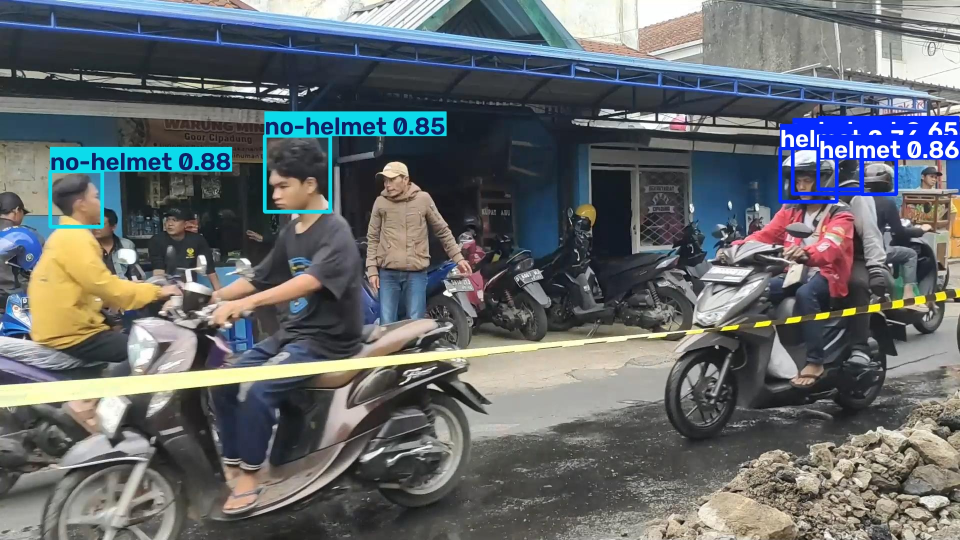
#> input picture inference/M5/hasil-deteksi.jpg, 1920 x 1080 px (shown at 1/2 size); its folder holds only this picture in this run
$ python -i create_m4_compound_dataset.py   (imports and definitions only)
#> lines starting #> are read from the running program, lines starting #| are printed output that depends on the picture
#!/usr/bin/env python3
"""Create the M4 compound-augmentation dataset from the source splits."""

from __future__ import annotations

import hashlib
import json
import math
import random
import shutil
from collections import Counter
from pathlib import Path
from typing import Any

import yaml
from PIL import Image, ImageEnhance, ImageOps, UnidentifiedImageError


ROOT = Path(__file__).resolve().parent.parent
SOURCE_ROOT = ROOT / "dataset" / "helmet_research"
OUTPUT_ROOT = ROOT / "dataset" / "experiments" / "M4_compound"
STAGING_ROOT = OUTPUT_ROOT.with_name(f".{OUTPUT_ROOT.name}.staging")
SEED = 42
ROTATION_DEGREES = 15.0
BRIGHTNESS_FACTOR = 0.8
CONTRAST_FACTOR = 1.2
EPSILON = 1e-5
EXPECTED_COUNTS = {"train": 635, "val": 181, "test": 92}
IMAGE_EXTENSIONS = {".bmp", ".jpeg", ".jpg", ".png", ".tif", ".tiff", ".webp"}
CLASS_NAMES = {0: "helmet", 1: "no-helmet"}


# [197 lines left out: functions sha256_file, image_files, validate_bbox, read_label_rows, transform_box, image_for_rotation and 1 more, not called in this run]


def write_transformed_train(
    source_images: list[Path],
    destination: Path,
) -> tuple[dict[str, float], int]:
    image_dir = destination / "train" / "images"
    label_dir = destination / "train" / "labels"
    rng = random.Random(SEED)
    angles: dict[str, float] = {}
    dropped_objects = 0

    for source_image in source_images:
        angle = rng.uniform(-ROTATION_DEGREES, ROTATION_DEGREES)
        angles[source_image.name] = angle
        source_label = SOURCE_ROOT / "train" / "labels" / f"{source_image.stem}.txt"
        source_rows = read_label_rows(source_label)
        target_image = image_dir / source_image.name
        with Image.open(source_image) as original:
            width, height = original.size
            mirrored = ImageOps.mirror(original)
            rotatable, fill = image_for_rotation(mirrored)
            rotated = rotatable.rotate(
                angle,
                resample=Image.Resampling.BICUBIC,
                expand=False,
                fillcolor=fill,
            )
            brightened = ImageEnhance.Brightness(rotated).enhance(
                BRIGHTNESS_FACTOR
            )
            adjusted = ImageEnhance.Contrast(brightened).enhance(CONTRAST_FACTOR)
            if target_image.suffix.lower() in {".jpg", ".jpeg"} and adjusted.mode not in {
                "RGB",
                "L",
            }:
                adjusted = adjusted.convert("RGB")
            adjusted.save(
                target_image,
                format=original.format or target_image.suffix.lstrip(".").upper(),
            )

        transformed_rows = [
            row
            for fields in source_rows
            if (
                row := transform_box(
                    fields,
                    width,
                    height,
                    angle,
                    f"{source_label}:{source_image.name}",
                )
            )
            is not None
        ]
        if not transformed_rows:
            raise ValueError(
                f"All objects were cropped from transformed image {source_image.name}"
            )
        dropped_objects += len(source_rows) - len(transformed_rows)
        (label_dir / source_label.name).write_text(
            "".join(" ".join(row) + "\n" for row in transformed_rows),
            encoding="utf-8",
            newline="\n",
        )
    return angles, dropped_objects


# [148 lines left out: functions copy_unchanged_split, split_metadata, create_dataset, not called in this run]


# [2 lines not run here, left out]

>>> import cv2
>>> picture = cv2.imread('../inference/M5/hasil-deteksi.jpg', cv2.IMREAD_GRAYSCALE)
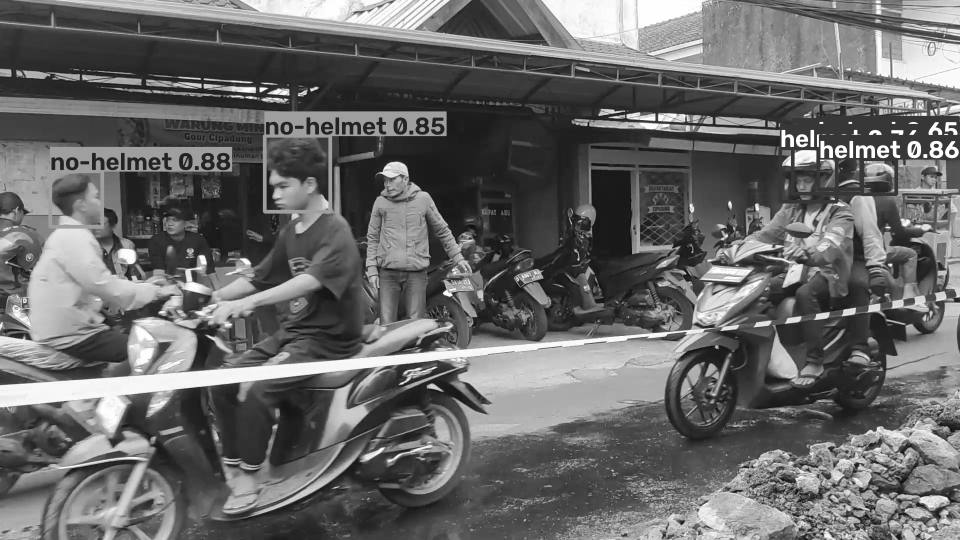
#> picture: shape (1080, 1920) (shown at 1/2 size); min 0, max 255, mean 104.1
>>> result = write_transformed_train(picture, 'out.png')
#> (the run stopped early here; a loop or call above may not have finished)
